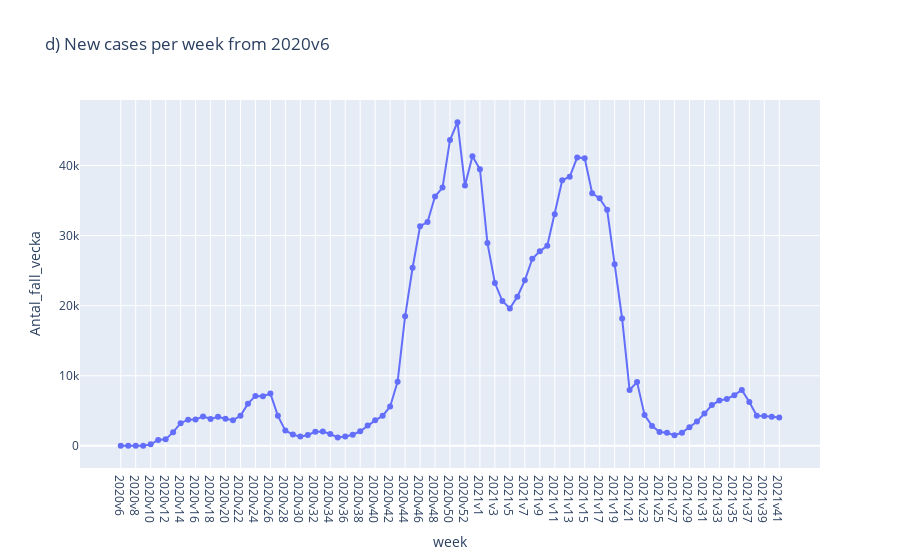

Notebook code cell kept with this figure:
### Code cell
px_line(x="Vecka", y="Antal_fall_vecka", title="d) New cases per week from 2020v6")

### Figure 1 — Plotly figure (JSON) as saved in the notebook; plotly's stock layout.template omitted (floating-point values rounded to 4 significant figures)
{"data": [{"hovertemplate": "week=%{x}<br>Antal_fall_vecka=%{y}<extra></extra>", "legendgroup": "", "line": {"color": "#636efa", "dash": "solid"}, "marker": {"symbol": "circle"}, "mode": "markers+lines", "name": "", "orientation": "v", "showlegend": false, "type": "scatter", "x": ["2020v6", "2020v7", "2020v8", "2020v9", "2020v10", "2020v11", "2020v12", "2020v13", "2020v14", "2020v15", "2020v16", "2020v17", "2020v18", "2020v19", "2020v20", "2020v21", "2020v22", "2020v23", "2020v24", "2020v25", "2020v26", "2020v27", "2020v28", "2020v29", "2020v30", "2020v31", "2020v32", "2020v33", "2020v34", "2020v35", "2020v36", "2020v37", "2020v38", "2020v39", "2020v40", "2020v41", "2020v42", "2020v43", "2020v44", "2020v45", "2020v46", "2020v47", "2020v48", "2020v49", "2020v50", "2020v51", "2020v52", "2020v53", "2021v1", "2021v2", "2021v3", "2021v4", "2021v5", "2021v6", "2021v7", "2021v8", "2021v9", "2021v10", "2021v11", "2021v12", "2021v13", "2021v14", "2021v15", "2021v16", "2021v17", "2021v18", "2021v19", "2021v20", "2021v21", "2021v22", "2021v23", "2021v24", "2021v25", "2021v26", "2021v27", "2021v28", "2021v29", "2021v30", "2021v31", "2021v32", "2021v33", "2021v34", "2021v35", "2021v36", "2021v37", "2021v38", "2021v39", "2021v40", "2021v41"], "xaxis": "x", "y": [1, 0, 0, 13, 211, 838, 924, 1957, 3229, 3740, 3752, 4203, 3832, 4153, 3869, 3659, 4280, 6021, 7123, 7073, 7455, 4279, 2179, 1622, 1316, 1556, 2014, 2052, 1687, 1200, 1332, 1592, 2080, 2919, 3642, 4278, 5620, 9155, 18474, 25405, 31319, 31944, 35560, 36837, 43631, 46177, 37134, 41323, 39455, 28942, 23230, 20660, 19605, 21283, 23615, 26690, 27748, 28555, 33033, 37881, 38386, 41147, 41038, 36032, 35306, 33680, 25916, 18169, 7974, 9094, 4394, 2848, 1982, 1869, 1514, 1881, 2662, 3459, 4608, 5820, 6466, 6688, 7236, 7972, 6266, 4298, 4241, 4141, 4062], "yaxis": "y"}], "layout": {"hovermode": "x", "legend": {"tracegroupgap": 0}, "title": {"text": "d) New cases per week from 2020v6"}, "xaxis": {"anchor": "y", "domain": [0, 1], "showspikes": true, "spikecolor": "green", "spikedash": "solid", "spikemode": "across", "spikesnap": "cursor", "title": {"text": "week"}}, "yaxis": {"anchor": "x", "domain": [0, 1], "title": {"text": "Antal_fall_vecka"}}}}
